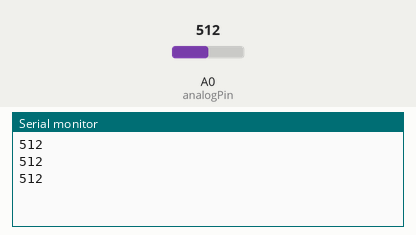
The sketch below on a simulated Arduino Uno, built with avr-gcc and run on an emulated ATmega328P. Parts: the last lines printed to the serial monitor. Inputs (shaded band) come from the test bench; at power-on: A0 (analogPin) = 512.

Above: at 1.3 s.
1.4 s: A0 (analogPin) set to 716
At 1.9 s:
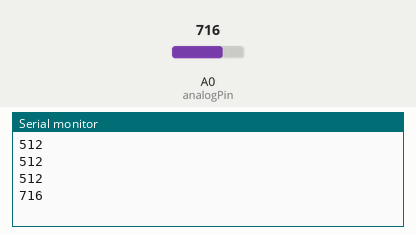
2.9 s: A0 (analogPin) set to 900
At 3.4 s:
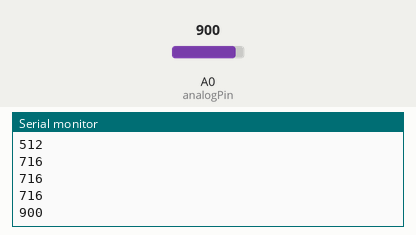
Timing chart, 0 to 5.9 s (numbered marks = the images above; inputs shaded):
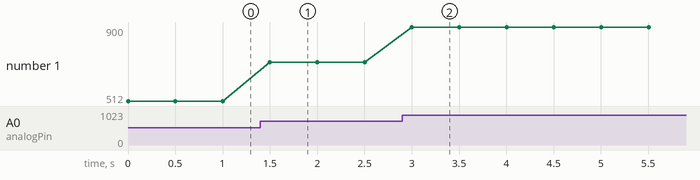

The sketch:

Variable_Resistor.ino
```cpp
const byte analogPin = A0;

int value;

void setup() {

  Serial.begin(9600);

}


void loop() {

  value = analogRead(analogPin);

  Serial.println(value);

  delay(500);

}
```

Measured:
- after the input at 1.4 s, the serial monitor: prints a new line after 0.10 s (image 1)
- after the input at 2.9 s, the serial monitor: prints a new line after 0.10 s (image 2)
- plotted number 1: 512 → 716 after the input at 1.4 s, 716 → 900 after the input at 2.9 s
